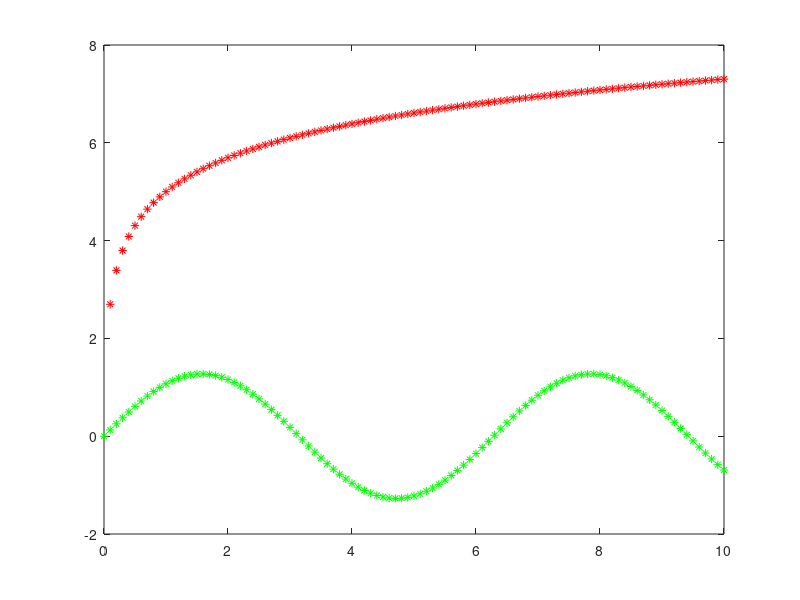

Reproduce this figure in MATLAB.
close all
clear all
 
for x=0:0.1:10
    y=5+log(x)
    plot(x,y,'*r')
    y=(4/pi)*sin(x)
    plot(x,y,'*g')
    hold on
end
